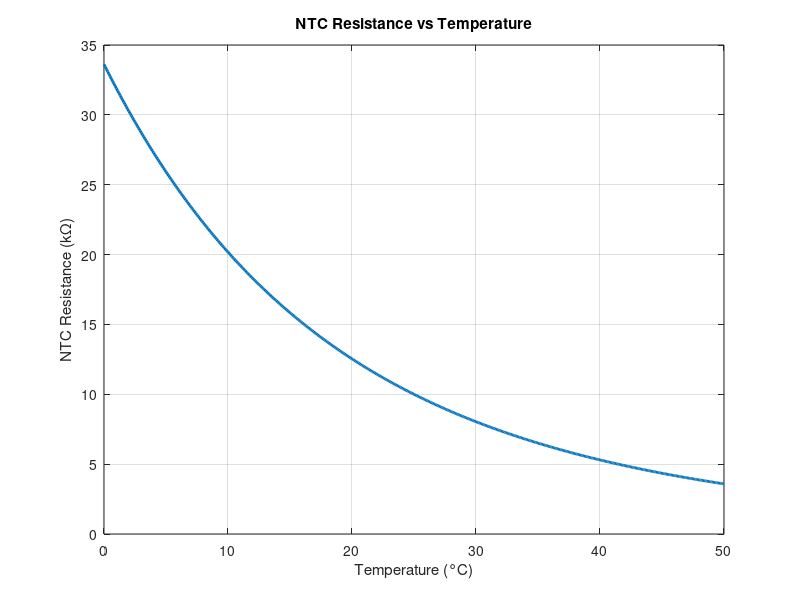
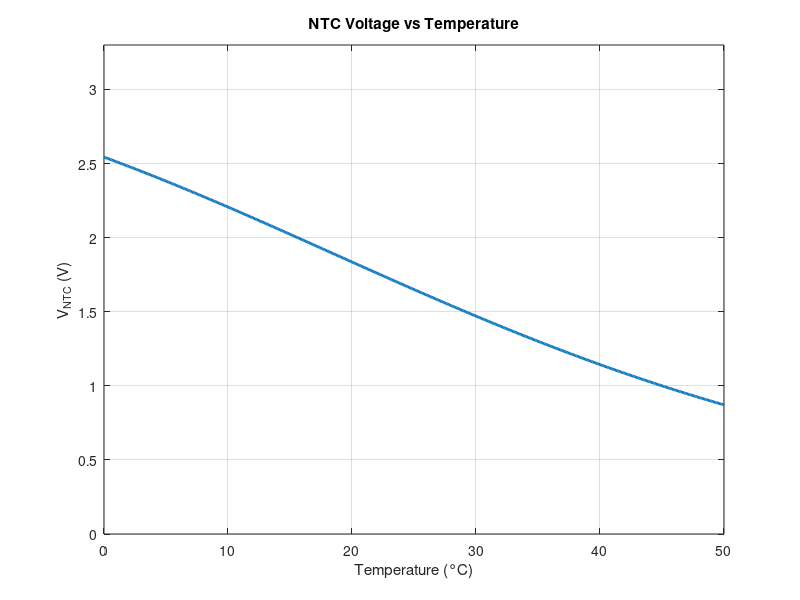

These charts were generated, in order, by the following MATLAB code:
clear;
clc;
close all;



beta = 3950;      % Beta coefficient [K]
R0 = 10000;       % Nominal resistance [Ohm]
T0 = 25;          % Reference temperature [°C]

T0K = T0 + 273.15;    % Reference temperature [K]



T = 0:0.1:50;         % Temperature [°C]
TK = T + 273.15;      % Temperature [K]

TminK = T(1) + 273.15;
TmaxK = T(end) + 273.15;


% Resistance at minimum temperature
Rmax = R0 * exp(beta * (1/TminK - 1/T0K));

% Resistance at maximum temperature
Rmin = R0 * exp(beta * (1/TmaxK - 1/T0K));

fprintf('--- NTC Resistance ---\n');
fprintf('Rmax = %.2f Ohm = %.2f kOhm\n', Rmax, Rmax/1000);
fprintf('Rmin = %.2f Ohm = %.2f kOhm\n', Rmin, Rmin/1000);


% Resistance over the complete temperature range
R = R0 .* exp(beta .* (1./TK - 1/T0K));

figure;

plot(T, R/1000, 'LineWidth', 2);

grid on;

xlabel('Temperature (°C)');
ylabel('NTC Resistance (k\Omega)');
title('NTC Resistance vs Temperature');

xlim([0 50]);



% Circuit:
%
%       3.3 V
%         |
%        Rfix
%         |
%         +-------- VNTC
%         |
%        NTC
%         |
%        GND

Vcc = 3.3;            
Rfix = 10 * 1000;     


Vntc = Vcc .* R ./ (Rfix + R);

% Maximum and minimum voltage

VntcMAX = Vcc * Rmax / (Rmax + Rfix);
VntcMin = Vcc * Rmin / (Rmin + Rfix);

fprintf('\n--- NTC Voltage ---\n');
fprintf('VntcMAX = %.3f V\n', VntcMAX);
fprintf('VntcMin = %.3f V\n', VntcMin);



figure;

plot(T, Vntc, 'LineWidth', 2);

grid on;

xlabel('Temperature (°C)');
ylabel('V_{NTC} (V)');
title('NTC Voltage vs Temperature');

xlim([0 50]);
ylim([0 Vcc]);


    
